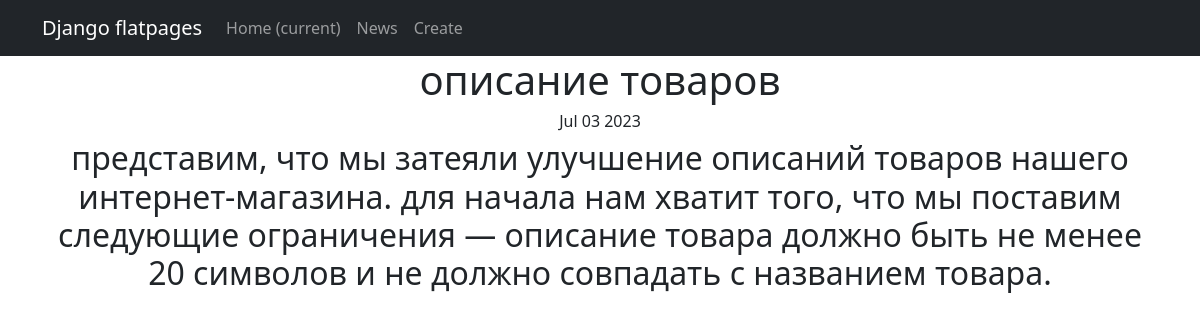
/news/5, run on the app's committed database.
### news/models.py (models this page shows, shortened)
class Post(models.Model):
    news = 'NW'
    arcticle = 'AR'
    TYPE = [
        (news, 'Новость'),
        (arcticle, 'Статья')
    ]
    post_type = models.CharField(max_length=2,
                                 choices=TYPE,
                                 default=arcticle)
    time_in = models.DateTimeField(auto_now_add=True)
    title = models.CharField(max_length=255)
    text = models.TextField()
    rating = models.SmallIntegerField(default=0)
    autor = models.ForeignKey(Autor, on_delete=models.CASCADE)
    category = models.ManyToManyField(Category, through='PostCategory')

### news/views.py (the view)
# urls.py: path('<int:pk>', PostDetail.as_view(), name='post_detail'),
class PostDetail(DetailView):
    model = Post
    template_name = 'post.html'
    context_object_name = 'post'

### news/templatetags/custom_filters.py (called while the page is built)
@register.filter()
def censor(value):
    for bw in bad_words:
        value = value.lower().replace(bw.lower(), '***')
    return value

### templates/post.html (shortened to what this page needs)
{% extends 'flatpages/default.html' %}
{% load custom_filters %}
{% block content %}
<h1>{{ post.title|censor }}</h1>
<h6>{{ post.time_in|date:'M d Y' }}</h6>
<h2>{{ post.text|censor }}</h2>
{% endblock content %}

### data on the page
Post: title|censor "описание товаров", time_in "Jul 03 2023", text|censor "представим, что мы затеяли улучшение описаний товаров нашего интернет-магазина. для начала нам хватит того, что мы поставим следующие ограничения — описание товара должно быть не менее 20 символов и не должно совпадать с названием товара."
